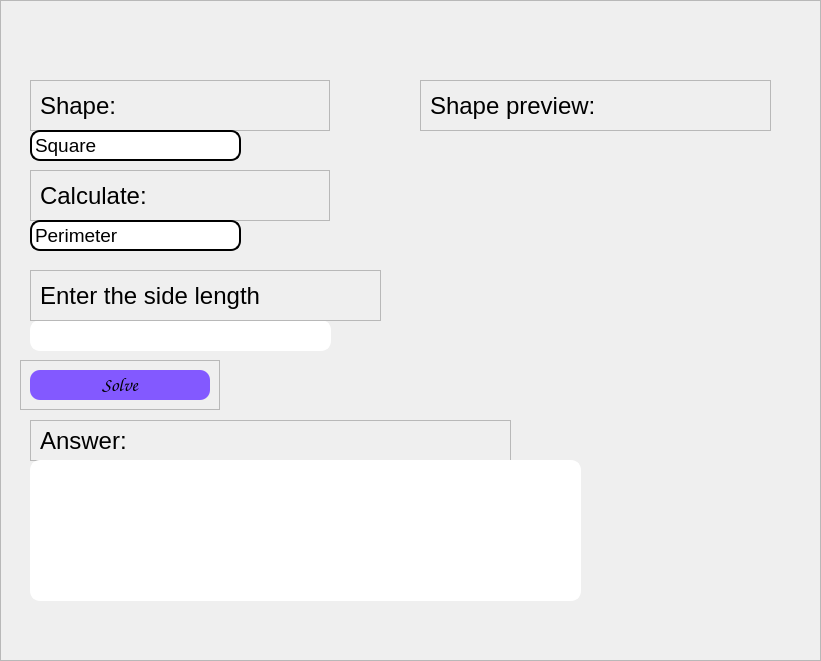
   <widget class="QFrame" name="shape_calcs_window">
    <property name="enabled">
     <bool>true</bool>
    </property>
    <property name="geometry">
     <rect>
      <x>0</x>
      <y>0</y>
      <width>821</width>
      <height>661</height>
     </rect>
    </property>
    <property name="toolTip">
     <string/>
    </property>
    <property name="frameShape">
     <enum>QFrame::StyledPanel</enum>
    </property>
    <property name="frameShadow">
     <enum>QFrame::Raised</enum>
    </property>
    <widget class="QFrame" name="shape_calcs_solve_button_frame">
     <property name="geometry">
      <rect>
       <x>20</x>
       <y>360</y>
       <width>200</width>
       <height>50</height>
      </rect>
     </property>
     <property name="sizePolicy">
      <sizepolicy hsizetype="Preferred" vsizetype="Preferred">
       <horstretch>0</horstretch>
       <verstretch>0</verstretch>
      </sizepolicy>
     </property>
     <property name="minimumSize">
      <size>
       <width>200</width>
       <height>0</height>
      </size>
     </property>
     <property name="maximumSize">
      <size>
       <width>200</width>
       <height>50</height>
      </size>
     </property>
     <property name="frameShape">
      <enum>QFrame::StyledPanel</enum>
     </property>
     <property name="frameShadow">
      <enum>QFrame::Raised</enum>
     </property>
     <layout class="QVBoxLayout" name="verticalLayout_9">
      <item>
       <widget class="QPushButton" name="shape_calcs_solve_button">
        <property name="maximumSize">
         <size>
          <width>300</width>
          <height>35</height>
         </size>
        </property>
        <property name="font">
         <font>
          <family>Comic Sans MS</family>
          <pointsize>14</pointsize>
          <weight>50</weight>
          <italic>false</italic>
          <bold>false</bold>
         </font>
        </property>
        <property name="cursor">
         <cursorShape>PointingHandCursor</cursorShape>
        </property>
        <property name="styleSheet">
         <string notr="true">QPushButton {
	border-radius: 10px;
	background: rgb(131, 89, 255);
}

QPushButton:pressed {
	background:rgb(0, 203, 14);
	
}</string>
        </property>
        <property name="text">
         <string>Solve</string>
        </property>
       </widget>
      </item>
     </layout>
    </widget>
    <widget class="QFrame" name="shape_calcs_frame_2">
     <property name="geometry">
      <rect>
       <x>30</x>
       <y>420</y>
       <width>481</width>
       <height>41</height>
      </rect>
     </property>
     <property name="minimumSize">
      <size>
       <width>300</width>
       <height>0</height>
      </size>
     </property>
     <property name="maximumSize">
      <size>
       <width>16777215</width>
       <height>500</height>
      </size>
     </property>
     <property name="font">
      <font>
       <family>Arial</family>
      </font>
     </property>
     <property name="frameShape">
      <enum>QFrame::StyledPanel</enum>
     </property>
     <property name="frameShadow">
      <enum>QFrame::Raised</enum>
     </property>
     <layout class="QVBoxLayout" name="verticalLayout_10">
      <item>
       <widget class="QLabel" name="shape_calcs_label">
        <property name="maximumSize">
         <size>
          <width>200</width>
          <height>50</height>
         </size>
        </property>
        <property name="font">
         <font>
          <family>Arial</family>
          <pointsize>18</pointsize>
          <weight>50</weight>
          <bold>false</bold>
         </font>
        </property>
        <property name="styleSheet">
         <string notr="true"/>
        </property>
        <property name="text">
         <string>Answer:</string>
        </property>
       </widget>
      </item>
     </layout>
    </widget>
    <widget class="QLabel" name="shape_calcs_output">
     <property name="geometry">
      <rect>
       <x>30</x>
       <y>460</y>
       <width>551</width>
       <height>141</height>
      </rect>
     </property>
     <property name="styleSheet">
      <string notr="true">QLabel {
	background-color: white;
	border-radius: 10px;
	border: 2px solid white;
}</string>
     </property>
     <property name="text">
      <string/>
     </property>
    </widget>
    <widget class="QFrame" name="shape_calcs_frame_shape_choose">
     <property name="geometry">
      <rect>
       <x>30</x>
       <y>80</y>
       <width>300</width>
       <height>51</height>
      </rect>
     </property>
     <property name="minimumSize">
      <size>
       <width>300</width>
       <height>0</height>
      </size>
     </property>
     <property name="maximumSize">
      <size>
       <width>16777215</width>
       <height>100</height>
      </size>
     </property>
     <property name="font">
      <font>
       <family>Arial</family>
      </font>
     </property>
     <property name="frameShape">
      <enum>QFrame::StyledPanel</enum>
     </property>
     <property name="frameShadow">
      <enum>QFrame::Raised</enum>
     </property>
     <layout class="QVBoxLayout" name="verticalLayout_11">
      <item>
       <widget class="QLabel" name="shape_calcs_type_label">
        <property name="maximumSize">
         <size>
          <width>200</width>
          <height>50</height>
         </size>
        </property>
        <property name="font">
         <font>
          <family>Arial</family>
          <pointsize>18</pointsize>
          <weight>50</weight>
          <bold>false</bold>
         </font>
        </property>
        <property name="styleSheet">
         <string notr="true"/>
        </property>
        <property name="text">
         <string>Shape:</string>
        </property>
       </widget>
      </item>
     </layout>
    </widget>
    <widget class="QComboBox" name="shape_calcs_shape_choose">
     <property name="geometry">
      <rect>
       <x>30</x>
       <y>130</y>
       <width>211</width>
       <height>31</height>
      </rect>
     </property>
     <property name="font">
      <font>
       <pointsize>14</pointsize>
      </font>
     </property>
     <property name="styleSheet">
      <string notr="true">QComboBox {
	border-radius: 10px;
	border: 2px solid black;
}

QComboBox::drop-down {
    width: 27px;
    height: 27px;
    border: 0px;
}

QComboBox::down-arrow {
    image: url(&quot;C:/Users/PC/Desktop/PythonProjects/MathLab/logic/uis/design/arrow-down.png&quot;);
	width: 16px;
	height: 16px;
}

QComboBox:focus {
	border-radius: 10px;
	border: 2px solid rgb(255, 166, 23);
}

QComboBox QAbstractItemView {
    selection-background-color: #75a7ff;
    selection-color: white;
    border: 1px solid black;
}

QComboBox QAbstractItemView::item:hover {
    background-color: #75a7ff;
    color: black;
}</string>
     </property>
     <item>
      <property name="text">
       <string>Square</string>
      </property>
     </item>
     <item>
      <property name="text">
       <string>Rectangle</string>
      </property>
     </item>
     <item>
      <property name="text">
       <string>Circle</string>
      </property>
     </item>
     <item>
      <property name="text">
       <string>Triangle</string>
      </property>
     </item>
     <item>
      <property name="text">
       <string>Cylinder</string>
      </property>
     </item>
     <item>
      <property name="text">
       <string>Sphere</string>
      </property>
     </item>
    </widget>
    <widget class="QFrame" name="shape_calcs_frame_shape_choose_2">
     <property name="geometry">
      <rect>
       <x>30</x>
       <y>170</y>
       <width>300</width>
       <height>51</height>
      </rect>
     </property>
     <property name="minimumSize">
      <size>
       <width>300</width>
       <height>0</height>
      </size>
     </property>
     <property name="maximumSize">
      <size>
       <width>16777215</width>
       <height>100</height>
      </size>
     </property>
     <property name="font">
      <font>
       <family>Arial</family>
      </font>
     </property>
     <property name="frameShape">
      <enum>QFrame::StyledPanel</enum>
     </property>
     <property name="frameShadow">
      <enum>QFrame::Raised</enum>
     </property>
     <layout class="QVBoxLayout" name="verticalLayout_12">
      <item>
       <widget class="QLabel" name="shape_calcs_type_label_2">
        <property name="maximumSize">
         <size>
          <width>200</width>
          <height>50</height>
         </size>
        </property>
        <property name="font">
         <font>
          <family>Arial</family>
          <pointsize>18</pointsize>
          <weight>50</weight>
          <bold>false</bold>
         </font>
        </property>
        <property name="styleSheet">
         <string notr="true"/>
        </property>
        <property name="text">
         <string>Calculate:</string>
        </property>
       </widget>
      </item>
     </layout>
    </widget>
    <widget class="QComboBox" name="shape_calcs_shape_choose_2">
     <property name="geometry">
      <rect>
       <x>30</x>
       <y>220</y>
       <width>211</width>
       <height>31</height>
      </rect>
     </property>
     <property name="font">
      <font>
       <pointsize>14</pointsize>
      </font>
     </property>
     <property name="styleSheet">
      <string notr="true">QComboBox {
	border-radius: 10px;
	border: 2px solid black;
}

QComboBox::drop-down {
    width: 27px;
    height: 27px;
    border: 0px;
}

QComboBox::down-arrow {
    image: url(&quot;C:/Users/PC/Desktop/PythonProjects/MathLab/logic/uis/design/arrow-down.png&quot;);
	width: 16px;
	height: 16px;
}

QComboBox:focus {
	border-radius: 10px;
	border: 2px solid rgb(255, 166, 23);
}

QComboBox QAbstractItemView {
    selection-background-color: #75a7ff;
    selection-color: white;
    border: 1px solid black;
}

QComboBox QAbstractItemView::item:hover {
    background-color: #75a7ff;
    color: black;
}</string>
     </property>
     <item>
      <property name="text">
       <string>Perimeter</string>
      </property>
     </item>
     <item>
      <property name="text">
       <string>Area</string>
      </property>
     </item>
    </widget>
    <widget class="QFrame" name="shape_calcs_shape_preview">
     <property name="geometry">
      <rect>
       <x>420</x>
       <y>80</y>
       <width>351</width>
       <height>51</height>
      </rect>
     </property>
     <property name="minimumSize">
      <size>
       <width>300</width>
       <height>0</height>
      </size>
     </property>
     <property name="maximumSize">
      <size>
       <width>16777215</width>
       <height>100</height>
      </size>
     </property>
     <property name="font">
      <font>
       <family>Arial</family>
      </font>
     </property>
     <property name="frameShape">
      <enum>QFrame::StyledPanel</enum>
     </property>
     <property name="frameShadow">
      <enum>QFrame::Raised</enum>
     </property>
     <layout class="QVBoxLayout" name="verticalLayout_13">
      <item>
       <widget class="QLabel" name="shape_calcs_type_label_3">
        <property name="maximumSize">
         <size>
          <width>200</width>
          <height>50</height>
         </size>
        </property>
        <property name="font">
         <font>
          <family>Arial</family>
          <pointsize>18</pointsize>
          <weight>50</weight>
          <bold>false</bold>
         </font>
        </property>
        <property name="styleSheet">
         <string notr="true"/>
        </property>
        <property name="text">
         <string>Shape preview:</string>
        </property>
       </widget>
      </item>
     </layout>
    </widget>
    <widget class="QLabel" name="shape_preview">
     <property name="geometry">
      <rect>
       <x>420</x>
       <y>130</y>
       <width>351</width>
       <height>201</height>
      </rect>
     </property>
     <property name="text">
      <string/>
     </property>
    </widget>
    <widget class="QLineEdit" name="shapes_calcs_input">
     <property name="geometry">
      <rect>
       <x>30</x>
       <y>320</y>
       <width>301</width>
       <height>31</height>
      </rect>
     </property>
     <property name="font">
      <font>
       <family>Arial</family>
       <pointsize>14</pointsize>
       <weight>50</weight>
       <bold>false</bold>
      </font>
     </property>
     <property name="styleSheet">
      <string notr="true">QLineEdit {
	border-radius: 10px;
	border: 2px solid white;
}

QLineEdit:focus {
	border-radius: 10px;
	border: 2px solid rgb(131, 89, 255);
}</string>
     </property>
     <property name="alignment">
      <set>Qt::AlignLeading|Qt::AlignLeft|Qt::AlignTop</set>
     </property>
    </widget>
    <widget class="QFrame" name="shapes_calcs_input_label_frame">
     <property name="geometry">
      <rect>
       <x>30</x>
       <y>270</y>
       <width>351</width>
       <height>51</height>
      </rect>
     </property>
     <property name="minimumSize">
      <size>
       <width>300</width>
       <height>0</height>
      </size>
     </property>
     <property name="maximumSize">
      <size>
       <width>16777215</width>
       <height>100</height>
      </size>
     </property>
     <property name="font">
      <font>
       <family>Arial</family>
      </font>
     </property>
     <property name="frameShape">
      <enum>QFrame::StyledPanel</enum>
     </property>
     <property name="frameShadow">
      <enum>QFrame::Raised</enum>
     </property>
     <layout class="QVBoxLayout" name="verticalLayout_15">
      <item>
       <widget class="QLabel" name="shapes_calcs_input_label">
        <property name="maximumSize">
         <size>
          <width>700</width>
          <height>60</height>
         </size>
        </property>
        <property name="font">
         <font>
          <family>Arial</family>
          <pointsize>18</pointsize>
          <weight>50</weight>
          <bold>false</bold>
         </font>
        </property>
        <property name="styleSheet">
         <string notr="true"/>
        </property>
        <property name="text">
         <string>Enter the side length</string>
        </property>
       </widget>
      </item>
     </layout>
    </widget>
   </widget>
